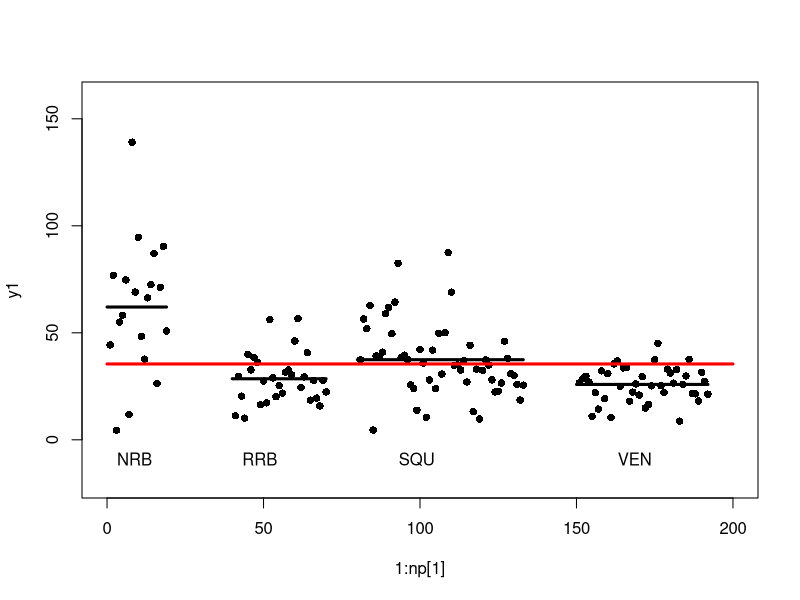
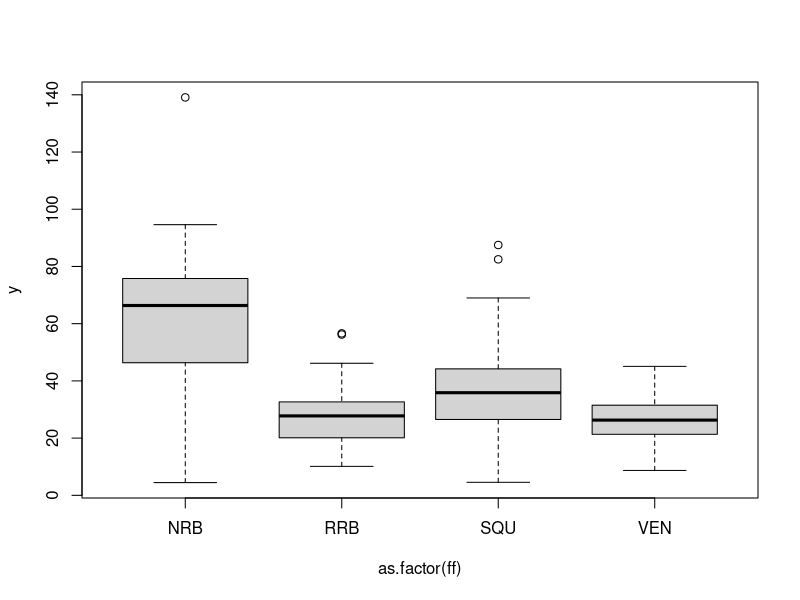

Write the R code that produced these figures, in order.
rm(list=ls())

datos = read.csv("EXA_C08_S02_01.csv", header=T)

Graf <- function(y1=0, del1=0){
	n1 = length(y1)
	x1 = (1:n1)+del1
	m1 = mean(y1)
	points(x1, y1, pch=16)
	points(c(0,n1)+del1, c(m1,m1), type='l', lwd=3)
}

cat1 <- function(let='', var){
	cat(let, ' = ', round(var,2), '\n')
}

print(names(datos))

attach(datos)

y1 = NRB[!is.na(NRB)]
y2 = RRB[!is.na(RRB)]
y3 = SQU[!is.na(SQU)]
y4 = VEN[!is.na(VEN)]

ylista = list(y1, y2, y3, y4)
y = c(y1, y2, y3, y4)

ylabt = c('NRB', 'RRB', 'SQU', 'VEN')

np = sapply(ylista, length)
media = sapply(ylista, mean)

plot(1:np[1], y1, xlim=c(0, 200), ylim=c(-20, 160), pch=16)
points(c(0,np[1]), c(media[1], media[1]), type='l', lwd=3)

Graf(y2, 40)
Graf(y3, 80)
Graf(y4, 150)
text(0, -10, ylabt[1], pos=4)
text(40, -10, ylabt[2], pos=4)
text(90, -10, ylabt[3], pos=4)
text(160, -10, ylabt[4], pos=4)

ym = mean(y)

points(c(0,200), c(ym, ym), type='l', lwd=3, col='red')

SSA = sum(np*(media - ym)^2)
cat1('SSA', SSA)

SSW = sum((ylista[[1]]-media[1])^2) + sum((ylista[[2]]-media[2])^2) + sum((ylista[[3]]-media[3])^2)
 
cat1('SSW', SSW)

SST = sum((y-ym)^2)

cat1('SST', SST)

ff = rep(ylabt, np)

res = aov(y ~ as.factor(ff))

print(summary(res))

boxplot(y ~ as.factor(ff),) 

print(TukeyHSD(res))



